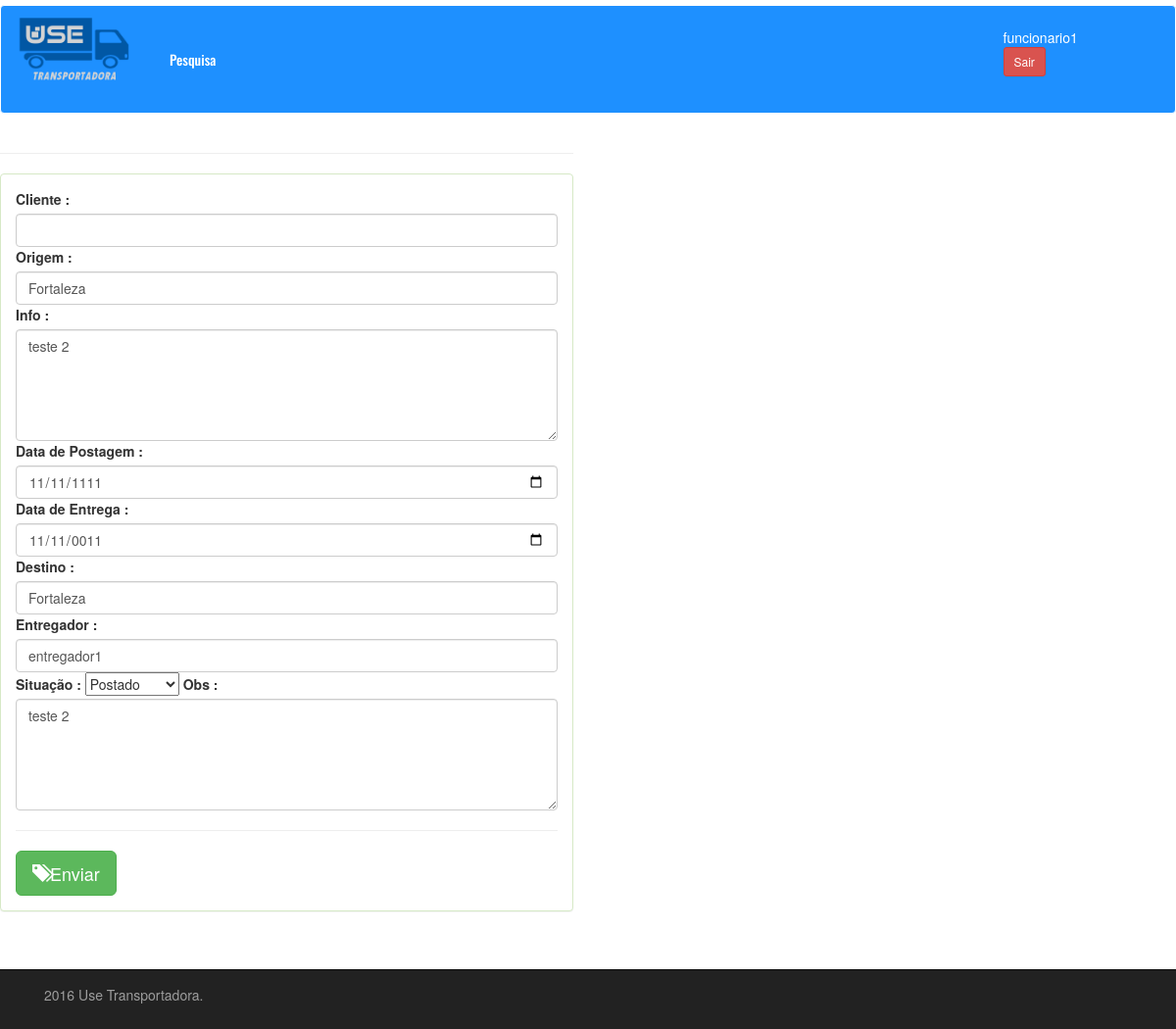
/editar.php?idencomenda=4 (signed in), run on the app's committed database.
### tables this page shows
CREATE TABLE `encomenda` (
  `idencomenda` int(11) NOT NULL,
  `cliente` varchar(255) NOT NULL,
  `origem` varchar(255) NOT NULL,
  `info` text NOT NULL,
  `datapostagem` date NOT NULL,
  `dataentrega` date NOT NULL,
  `destino` varchar(255) NOT NULL,
  `entregador` varchar(255) NOT NULL,
  `situacao` varchar(255) NOT NULL,
  `obs` text NOT NULL
);

### editar.php (the view, shortened to what this page needs)
<?php
  if(!empty($_GET['idencomenda'])){
    include("controle/conexao.php");
    $idencomenda = $_GET['idencomenda'];
    $sql    = "SELECT * FROM encomenda WHERE idencomenda = $idencomenda";
    $query  = mysqli_query($conn, $sql);
    $encomenda  = mysqli_fetch_array($query);
  }
?>
<!DOCTYPE html>
<html>
  <head>
     <link href="assets/css/bootstrap.min.css" rel="stylesheet">
     <link href="assets/css/style.css" rel="stylesheet">
  </head>
  <body>
   <nav class="navbar navbar-default">
    <div class="container-fluid">
      <div class="navbar-header">
        <img src="assets/img/use.png" class="img-responsive" alt="Responsive image">
      </div>
      <ul class="nav navbar-nav">
        <li><a href="pesquisa.php"><h5>Pesquisa</h5></a></li>
      </ul>
      <ul class="nav navbar-nav navbar-right">
            <div class="container-fluid">
                  <div class="form-group">
                    <div class="col-sm-4">
                        <?php
                          if(!empty($_SESSION['nome_session'])){
                            echo $_SESSION['nome_session'];
                          }
                        ?>
  <a href="controle/sair.php" class="btn btn-danger btn-sm">Sair</a>
                    </div>
                </div>
            </div>
      </ul>
    </div>
   </nav>
    <div class="row">
        <div class="col-md-6">
            <hr />
             <div class="Compose-Message">
        <div class="panel panel-success">
          <div class="panel-body">
            <form action="controle/inserir_enc.php" method="post">
              <label>Cliente : </label>
              <input type="text" name="cliente" value="<?php if(!empty($idencomenda)) { echo $encomenda['cliente']; } ?>" required="required" class="form-control" />
              <label>Origem : </label>
              <input type="text" name="origem"  value="<?php if(!empty($idencomenda)) { echo $encomenda['origem']; } ?>" required="required" class="form-control" />
              <label>Info :  </label>
              <textarea rows="5" name="info"  required="required" class="form-control"><?php if(!empty($idencomenda)) { echo $encomenda['info']; } ?></textarea>
              <label>Data de Postagem :  </label>
              <input type="date" name="datapostagem" value="<?php if(!empty($idencomenda)) { echo $encomenda['datapostagem']; } ?>" required="required" class="form-control" />
              <label>Data de Entrega :  </label>
              <input type="date" name="dataentrega" value="<?php if(!empty($idencomenda)) { echo $encomenda['dataentrega']; } ?>" required="required" class="form-control" />
              <label>Destino : </label>
              <input type="text" name="destino" value="<?php if(!empty($idencomenda)) { echo $encomenda['destino']; } ?>" required="required" class="form-control" />
              <label>Entregador : </label>
              <input type="text" name="entregador" value="<?php if(!empty($idencomenda)) { echo $encomenda['entregador']; } ?>" required="required" class="form-control" />
              <label>Situação : </label>
              <select name="situacao" >
              <option value="Postado">Postado</option>
              </select>
              <label>Obs :  </label>
              <textarea rows="5" name="obs"  class="form-control"><?php if(!empty($idencomenda)) { echo $encomenda['info']; } ?> </textarea>
              <hr />
            <button input="submit" class="btn btn-success btn-lg"><span class="glyphicon glyphicon-tags"></span>Enviar</button>
            </form>
          </div>
    <div class="navbar navbar-inverse navbar-fixed-bottom" role="navigation">
      <div class="container">
        <div class="navbar-text pull-left">
          <p>2016 Use Transportadora.</p>
        </div>
      </div>
    </div>
  </body>
</html>

### assets/css/style.css (style rules this page uses)
body { padding-bottom: 100px; padding-top: 5px; }
h1, h2, h3, h4, h5 { font-family: 'Oswald', sans-serif; }
.navbar-default { background-color: #1E90FF; border-color: #FFFFFF; color: #FFFFFF; }
.navbar-default .navbar-nav > li > a { color: #FFFFFF; }
.nav { padding: 22px; }
img { width: 120px; height: 100px; }

### data on the page
encomenda: origem "Fortaleza", info "teste 2", datapostagem "11/11/1111", dataentrega "11/11/0011", destino "Fortaleza", entregador "entregador1", obs "teste 2"

### other printed values
$_SESSION['nome_session'] "funcionario1"
